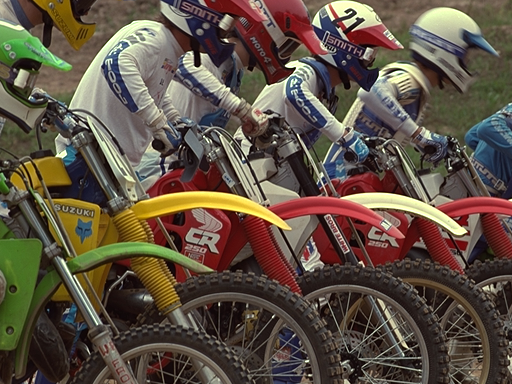
#> input picture photos/I05.BMP, 512 x 384 px
$ python main.py
#> lines starting #> are read from the running program, lines starting #| are printed output that depends on the picture
### lab4/segmentator.py
import numpy as np


class Segmentator:
    def __init__(self, image, block_size):
        self.image = image
        self.block_size = block_size

    def segment_image(self):
        h, w = self.image.shape
        segments = []

        for y in range(0, h, self.block_size):
            for x in range(0, w, self.block_size):
                segment = self.image[y:min(y + self.block_size, h), x:min(x + self.block_size, w)]
                segments.append(segment)

        return segments

### lab5/max_diff_equal_series_calculator.py
import numpy as np
from lab5.matrix_creator import MatrixCreator


class MaxDifferenceEqualSeriesCalculator:
    def __init__(self, max_diff):
        self.max_diff = max_diff

    def calculate(self, image):
        image = image.astype(np.int16)

        self.__init_values()

        image_as_matrix = MatrixCreator.from_vector(image)

        for matrix in image_as_matrix:
            for value in matrix:
                diff_between_prev_and_cur = abs(value - self.prev_value)
                is_small_difference = diff_between_prev_and_cur <= self.max_diff

                if is_small_difference:
                    self.__increment_cur_max_value()

                self.__save_prev_value(value)

            self.__save_current_max_for_a_row()

        avg_max_value = sum(self.max_values_per_row) / len(self.max_values_per_row)
        return avg_max_value

    def __init_values(self):
        self.max_values_per_row = []
        self.prev_value = 0
        self.cur_max_value = 0

    def __save_prev_value(self, value):
        self.prev_value = value

    def __save_current_max_for_a_row(self):
        self.max_values_per_row.append(self.cur_max_value)
        self.cur_max_value = 0

    def __increment_cur_max_value(self):
        self.cur_max_value += 1

### lab5/amount_of_big_diff_calculator.py
import numpy as np
from lab5.matrix_creator import MatrixCreator


class AmountOfBigDifferenceCalculator:
    def __init__(self, min_diff):
        self.min_diff = min_diff

    def calculate(self, image):
        image = image.astype(np.int16)

        self.__init_values()

        image_as_matrix = MatrixCreator.from_vector(image)
        amount_of_big_diffs = 0

        for matrix in image_as_matrix:
            for value in matrix:
                diff_between_prev_and_cur = abs(value - self.prev_value)
                is_small_difference = diff_between_prev_and_cur >= self.min_diff

                if is_small_difference:
                    self.__increment_cur_max_value()

                amount_of_big_diffs += 1

            self.__save_current_max_for_a_row()

        return sum(self.max_values_per_row)

    def __init_values(self):
        self.max_values_per_row = []
        self.prev_value = 0
        self.cur_max_value = 0

    def __save_prev_value(self, value):
        self.prev_value = value

    def __save_current_max_for_a_row(self):
        self.max_values_per_row.append(self.cur_max_value)
        self.cur_max_value = 0

    def __increment_cur_max_value(self):
        self.cur_max_value += 1

### lab5/matrix_creator.py
import numpy as np
from math import sqrt, ceil


class MatrixCreator:
    @classmethod
    def from_vector(cls, vector):
        vector = np.matrix.flatten(vector)

        if vector is None:
            raise RuntimeError("Non-empty vector is expected, but an empty one is provided")

        side = int(ceil(sqrt(len(vector))))

        can_array_be_a_square_matrix = side ** 2 == len(vector)
        if can_array_be_a_square_matrix is False:
            raise RuntimeError()

        return np.array(vector).reshape(side, side)


# [6 lines that do not run on import are left out]

### lab5/shennon_entropy.py
import numpy as np


class ShennonEntropyCalculator:
    def __init__(self, image):
        self.image = image

    def calculate(self):
        histogram = self.__get_histogram()
        histogram = self.__remove_negative_histogram_values_from(histogram)
        return self.__get_entropy_from(histogram)

    def __get_histogram(self):
        histogram, _ = np.histogram(self.image, bins=256, range=(0, 256), density=True)
        return histogram

    def __remove_negative_histogram_values_from(self, histogram):
        return histogram[histogram > 0]

    def __get_entropy_from(self, histogram):
        return -np.sum(histogram * np.log2(histogram))

### lab6/main.py
import cv2
import numpy as np
import matplotlib as mpl
import matplotlib.pyplot as plt
import matplotlib.colors as mcolors
import random
from lab5.amount_of_big_diff_calculator import AmountOfBigDifferenceCalculator
from lab5.average_diff import AverageDifferenceCalculator
from lab5.heatmap_plotter import Heatmap2DPlotter
from lab5.segmentator import Segmentator
from lab5.max_diff_equal_series_calculator import MaxDifferenceEqualSeriesCalculator
from lab5.shennon_entropy import ShennonEntropyCalculator

MAX_COLOR_BRIGHTNESS = 255
mpl.rcParams['figure.dpi'] = 120
IMAGE_PATH = '../photos/I05.BMP'
SEGMENT_SIZE = 8
MAX_DIFF_TO_TREAT_AS_EQUAL = 10
MIN_DIFF_TO_TREAT_AS_DIFFERENT = MAX_COLOR_BRIGHTNESS - MAX_DIFF_TO_TREAT_AS_EQUAL
LOW_ENTROPY_THRESHOLD = 4.5
HIGH_ENTROPY_THRESHOLD = 4.99
LONG_SERIES_THRESHOLD = 6.12
SHORT_SERIES_THRESHOLD = 4.5


def get_image_from(path):
#> called with path = '../photos/I05.BMP'
    return cv2.imread(path)
#> returned value is the input picture: shape (384, 512, 3); mean B, G, R 68.2, 82, 95.1


def get_grayscale_image_of(image):
    return cv2.cvtColor(image, cv2.COLOR_BGR2GRAY)
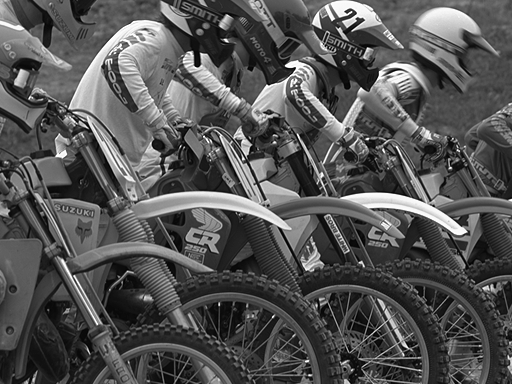
#> returned value: shape (384, 512); min 0, max 255, mean 84.3


def make_2d_array_from_1d_array(segments, segment_size, original_image):
    h, w = original_image.shape
    num_segments_width = w // segment_size
    num_segments_height = len(segments) // num_segments_width
    return np.reshape(segments, (num_segments_height, num_segments_width))


def show_2d_heatmap_for(data, title=""):
    data_2d = make_2d_array_from_1d_array(data, SEGMENT_SIZE, image)
    Heatmap2DPlotter(data_2d, title=title).show()


def get_equal_series_for_each_segment(segments):
    calculator = MaxDifferenceEqualSeriesCalculator(MAX_DIFF_TO_TREAT_AS_EQUAL)
    return [calculator.calculate(s) for s in segments]


def get_amount_of_big_diff_for_each_segment(segments):
    calculator = AmountOfBigDifferenceCalculator(MIN_DIFF_TO_TREAT_AS_DIFFERENT)
    return [calculator.calculate(s) for s in segments]


def get_shennon_entropies_for_each_segment(segments):
    return [ShennonEntropyCalculator(s).calculate() for s in segments]


def get_average_difference_for_each_segment(segments):
    return [AverageDifferenceCalculator(s).calculate() for s in segments]


def classify_entropy_segments(entropies):
    return [0 if e < LOW_ENTROPY_THRESHOLD else 1 if e < HIGH_ENTROPY_THRESHOLD else 2 for e in entropies]


def classify_structural_segments(series_lengths):
    return [0 if l > LONG_SERIES_THRESHOLD else 2 if l < SHORT_SERIES_THRESHOLD else 1 for l in series_lengths]


def calculate_classification_errors(predicted_classes, expert_classes):
    num_classes = 3
    errors = {i: {'false_positive': 0, 'false_negative': 0, 'predicted_count': 0} for i in range(num_classes)}

    for predicted, expert in zip(predicted_classes, expert_classes):
        errors[predicted]['predicted_count'] += 1
        if predicted == expert:
            continue
        errors[predicted]['false_positive'] += 1
        errors[expert]['false_negative'] += 1

    overall_errors = {'false_positive': 0, 'false_negative': 0}
    error_percentages = {}
    overall_predictions = sum(error['predicted_count'] for error in errors.values())

    for class_id, error_data in errors.items():
        false_positive = error_data['false_positive']
        false_negative = error_data['false_negative']
        predicted_count = error_data['predicted_count']
        false_positive_percent = (false_positive / predicted_count * 100) if predicted_count > 0 else 0
        false_negative_percent = (false_negative / overall_predictions * 100) if overall_predictions > 0 else 0

        error_percentages[class_id] = {
            'false_positive': false_positive,
            'false_negative': false_negative,
            'false_positive_percent': false_positive_percent,
            'false_negative_percent': false_negative_percent
        }
        overall_errors['false_positive'] += false_positive
        overall_errors['false_negative'] += false_negative

    overall_false_positive_percent = (
            overall_errors['false_positive'] / overall_predictions * 100) if overall_predictions > 0 else 0
    overall_false_negative_percent = (
            overall_errors['false_negative'] / overall_predictions * 100) if overall_predictions > 0 else 0

    print("Classification Error Analysis:")
    for class_id, percentages in error_percentages.items():
        print(
            f"Class {class_id}: False Positives: {percentages['false_positive']} ({percentages['false_positive_percent']:.2f}%), "
            f"False Negatives: {percentages['false_negative']} ({percentages['false_negative_percent']:.2f}%)")

    print("Overall Errors:")
    print(f"Overall False Positives: {overall_errors['false_positive']} ({overall_false_positive_percent:.2f}%)")
    print(f"Overall False Negatives: {overall_errors['false_negative']} ({overall_false_negative_percent:.2f}%)")

    return error_percentages, overall_errors


def show_classification_heatmap(classifications, title="Classifications"):
    data_2d = make_2d_array_from_1d_array(classifications, SEGMENT_SIZE, image)
    cmap = mcolors.ListedColormap(['green', 'yellow', 'red'])
    bounds = [-0.5, 0.5, 1.5, 2.5]
    norm = mcolors.BoundaryNorm(bounds, cmap.N)
    plt.imshow(data_2d, cmap=cmap, norm=norm)
    plt.colorbar(ticks=[0, 1, 2], label='Classes')
    plt.title(title)
    plt.show()


def introduce_random_errors(expert_classes, error_probability=0.1):
    erroneous_classes = expert_classes.copy()
    num_classes = 3

    for i in range(len(erroneous_classes)):
        if random.random() < error_probability:
            new_class = random.choice([c for c in range(num_classes) if c != erroneous_classes[i]])
            erroneous_classes[i] = new_class

    return erroneous_classes


if __name__ == "__main__":
    image = get_image_from(IMAGE_PATH)
    image = get_grayscale_image_of(image)

    if image is None:
        raise FileNotFoundError(f"Image not found: '{IMAGE_PATH}'")

    segments = Segmentator(image, SEGMENT_SIZE).segment_image()
#> after the loop in segment_image, `for y in range(0, h, self.block_size):`: segments = 3072 items
#> segments = 3072 items
    equal_series = get_equal_series_for_each_segment(segments)
#> equal_series = 3072 values, max 7.88 at index 10, min 0.375 at index 360, mean 4.73
    diff_series = get_amount_of_big_diff_for_each_segment(segments)
#> diff_series = 3072 values, max 56 at index 43, min 0 at index 0, mean 0.821
    shennon_entropies = get_shennon_entropies_for_each_segment(segments)
#> shennon_entropies = 3072 values, max 5.84 at index 1067, min 1.96 at index 2820, mean 4.83

    entropy_classifications = classify_entropy_segments(shennon_entropies)
#> entropy_classifications = 3072 values, max 2 at index 0, min 0 at index 2, mean 1.25
    show_classification_heatmap(entropy_classifications, title="Shannon entropy")
#> in make_2d_array_from_1d_array, `num_segments_height = len(segments) // num_segments_width`: num_segments_height = 48
#> in make_2d_array_from_1d_array, `return np.reshape(segments, (num_segments_height, num_segments_width))`:
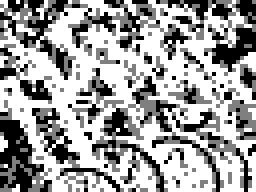
#> returned value: shape (48, 64) int64 (shown 4 times larger); min 0, max 2, mean 1.25; drawn with min black and max white
#> in show_classification_heatmap, `plt.show()`:
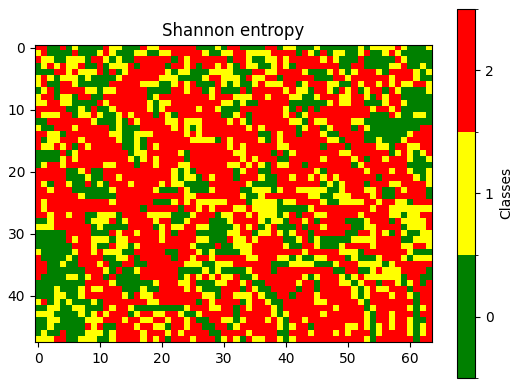
#> figure drawn by matplotlib, 2 panels
    structural_classifications = classify_structural_segments(equal_series)
#> structural_classifications = 3072 values, max 2 at index 0, min 0 at index 2, mean 1.19
    show_classification_heatmap(structural_classifications, title="Series classifications")
#> call 2 of show_classification_heatmap, with title = 'Series classifications'
#> call 2 of make_2d_array_from_1d_array, with segment_size = 8
#> in make_2d_array_from_1d_array (call 2), `return np.reshape(segments, (num_segments_height, num_segments_width))`:
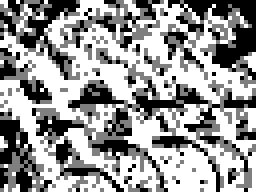
#> returned value: shape (48, 64) int64 (shown 4 times larger); min 0, max 2, mean 1.19; drawn with min black and max white
#> in show_classification_heatmap (call 2), `plt.show()`:
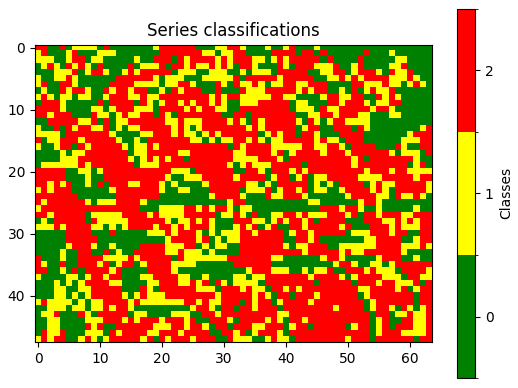
#> figure drawn by matplotlib, 2 panels
    expert_classifications_entropy = introduce_random_errors(entropy_classifications, error_probability=0.1)
#> in introduce_random_errors, `erroneous_classes = expert_classes.copy()`: erroneous_classes has the same summary as entropy_classifications outside introduce_random_errors
#> the loop in introduce_random_errors, `for i in range(len(erroneous_classes)):` made 3072 passes
#> new_class on passes 36, 45, 50, 63, 68, 70, 91, 105, 106, 112, 118, 122: 2, 1, 2, 2, 2, 1, 0, 0, 0, 1, 0, 0
#> after the loop in introduce_random_errors, `for i in range(len(erroneous_classes)):`: erroneous_classes = 3072 values, max 2 at index 0, min 0 at index 2, mean 1.21
#> expert_classifications_entropy has the same summary as erroneous_classes in introduce_random_errors
    errors_entropy, overall_entropy_errors = calculate_classification_errors(entropy_classifications,
                                                                             expert_classifications_entropy)
#> in calculate_classification_errors, `errors = {i: {'false_positive': 0, 'false_negative': 0, 'predicted_cou..`: errors = 3 items
#> the loop in calculate_classification_errors, `for predicted, expert in zip(predicted_classes, expert_classes):` made 3072 passes
#> (predicted, expert) on passes 1 to 3: (2, 2), (2, 2), (0, 0)
#> in calculate_classification_errors, `overall_predictions = sum(error['predicted_count'] for error in errors..`: overall_predictions = 3072
#> the loop in calculate_classification_errors, `for class_id, error_data in errors.items():` made 3 passes
#> (false_positive, false_negative, predicted_count, false_positive_percent, false_negative_percent) on passes 1 to 3: (82, 109, 779, 10.53, 3.55), (62, 110, 753, 8.23, 3.58), (148, 73, 1540, 9.61, 2.38)
#> after the loop in calculate_classification_errors, `for class_id, error_data in errors.items():`: error_percentages = 3 items; overall_errors = {'false_positive': 292, 'false_negative': 292}
#> in calculate_classification_errors, `overall_false_positive_percent = ( overall_errors['false_positive'] / ..`: overall_false_positive_percent = 9.51
#> the loop in calculate_classification_errors, `for class_id, percentages in error_percentages.items():` made 3 passes
#| Class 0: False Positives: 82 (10.53%), False Negatives: 109 (3.55%)
#| Class 1: False Positives: 62 (8.23%), False Negatives: 110 (3.58%)
#| Class 2: False Positives: 148 (9.61%), False Negatives: 73 (2.38%)
#| Overall False Positives: 292 (9.51%)
#| Overall False Negatives: 292 (9.51%)
#> errors_entropy = 3 items; overall_entropy_errors = {'false_positive': 292, 'false_negative': 292}
    print("Entropy Classifications Error Analysis:")
    for class_id, error in errors_entropy.items():
        print(
            f"Class {class_id} - False Positives: {error['false_positive']}, False Negatives: {error['false_negative']}")
#> this loop made 3 passes
#| Class 0 - False Positives: 82, False Negatives: 109
#| Class 1 - False Positives: 62, False Negatives: 110
#| Class 2 - False Positives: 148, False Negatives: 73
    print("\n\n\n")
    expert_classifications_structural = introduce_random_errors(structural_classifications, error_probability=0.1)
#> the loop in introduce_random_errors (call 2), `for i in range(len(erroneous_classes)):` made 3072 passes
#> expert_classifications_structural = 3072 values, max 2 at index 0, min 0 at index 2, mean 1.15
    errors_structural, overall_structural_errors = calculate_classification_errors(structural_classifications,
                                                                                   expert_classifications_structural)
#> the loop in calculate_classification_errors (call 2), `for predicted, expert in zip(predicted_classes, expert_classes):` made 3072 passes
#> the loop in calculate_classification_errors (call 2), `for class_id, error_data in errors.items():` made 3 passes
#> (false_positive, false_negative, predicted_count, false_positive_percent, false_negative_percent) on passes 1 to 3: (79, 106, 842, 9.38, 3.45), (67, 114, 812, 8.25, 3.71), (140, 66, 1418, 9.87, 2.15)
#> the loop in calculate_classification_errors (call 2), `for class_id, percentages in error_percentages.items():` made 3 passes
#| Class 0: False Positives: 79 (9.38%), False Negatives: 106 (3.45%)
#| Class 1: False Positives: 67 (8.25%), False Negatives: 114 (3.71%)
#| Class 2: False Positives: 140 (9.87%), False Negatives: 66 (2.15%)
#| Overall False Positives: 286 (9.31%)
#| Overall False Negatives: 286 (9.31%)
#> errors_structural = 3 items; overall_structural_errors = {'false_positive': 286, 'false_negative': 286}
    print("Structural Classifications Error Analysis:")
    for class_id, error in errors_structural.items():
        print(
            f"Class {class_id} - False Positives: {error['false_positive']}, False Negatives: {error['false_negative']}")
